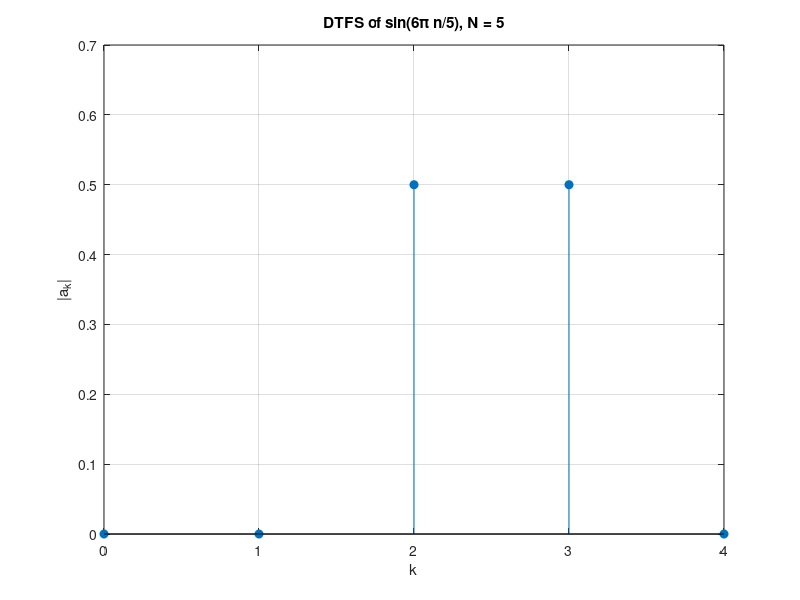

This chart was generated by the following MATLAB code:
% Signals and Systems — Discrete-Time Fourier Series
%title: The DTFS with fft
%ar-title: متسلسلة فورييه المتقطعة بالدالة fft
%lesson: ss-ch3-3
%course: signals-systems

%% fft gives the DTFS coefficients
%ar: ak = (1/N) Σ x[n] e^{−jk(2π/N)n} على دورة من n = 0 إلى N − 1. هذا بالضبط fft(x)/N. المهم: نرتب x من n = 0.
%ar: المثال: N = 6، x[−1] = 2، x[0] = 1، x[1] = 2، والباقي صفر. x[−1] هو نفسه x[5].
x = [1 2 0 0 0 2];                  % n = 0..5
N = 6; k = 0:N-1;
a = fft(x)/N;
af = 1/6 + (2/3)*cos(k*pi/3);
fprintf('a_%d = %8.4f %+8.4fj   formula %8.4f\n', [k; real(a); imag(a); af])
%check: max(abs(a - af)) < 1e-12

%% Example 2: sin(6 pi n / 5)
%ar: N = 5. المعاملات غير الصفرية عند k = 3 و k = −3 (أي 2). a3 = 1/(2j).
n = 0:4; x = sin(6*pi*n/5);
a = fft(x)/5;
fprintf('a_%d = %7.4f %+7.4fj\n', [0:4; real(a); imag(a)])
%check: abs(a(4) - 1/(2j)) < 1e-12 && abs(a(3) + 1/(2j)) < 1e-12

%% Plot the spectrum
%ar: abs(a) هي مقادير المعاملات. نرسمها مقابل k = 0..4 بـ stem لأن الطيف متقطع.
%ar: لاحظ أن المعاملين غير الصفريين عند k = 2 و k = 3 (أي −2 بعد الدوران بـ N = 5)، وكل منهما مقداره 0.5 كما في الحل اليدوي.
stem(0:4, abs(a), 'filled'); grid on; xlabel('k'); ylabel('|a_k|'); title('DTFS of sin(6\pi n/5), N = 5')

%%! Project idea: synthesize from coefficients with ifft
%ar: مشروع: x[n] = Σ ak e^{jk(2π/N)n} هو ifft(a)*N. اكتب المعاملات بنفسك (مثال 3) وارجع للإشارة، ثم تحقق.
N = 16; a = zeros(1, N);
a(1) = 1; a(2) = 3/2 - 1j/2; a(N) = 3/2 + 1j/2; a(3) = 1j/2; a(N-1) = -1j/2;    % k = 0, 1, -1, 2, -2
x = real(ifft(a)*N); n = 0:N-1;
xf = 1 + sin(2*pi*n/N) + 3*cos(2*pi*n/N) + cos(4*pi*n/N + pi/2);
fprintf('max error = %.2e\n', max(abs(x - xf)))
%check: max(abs(x - xf)) < 1e-12
